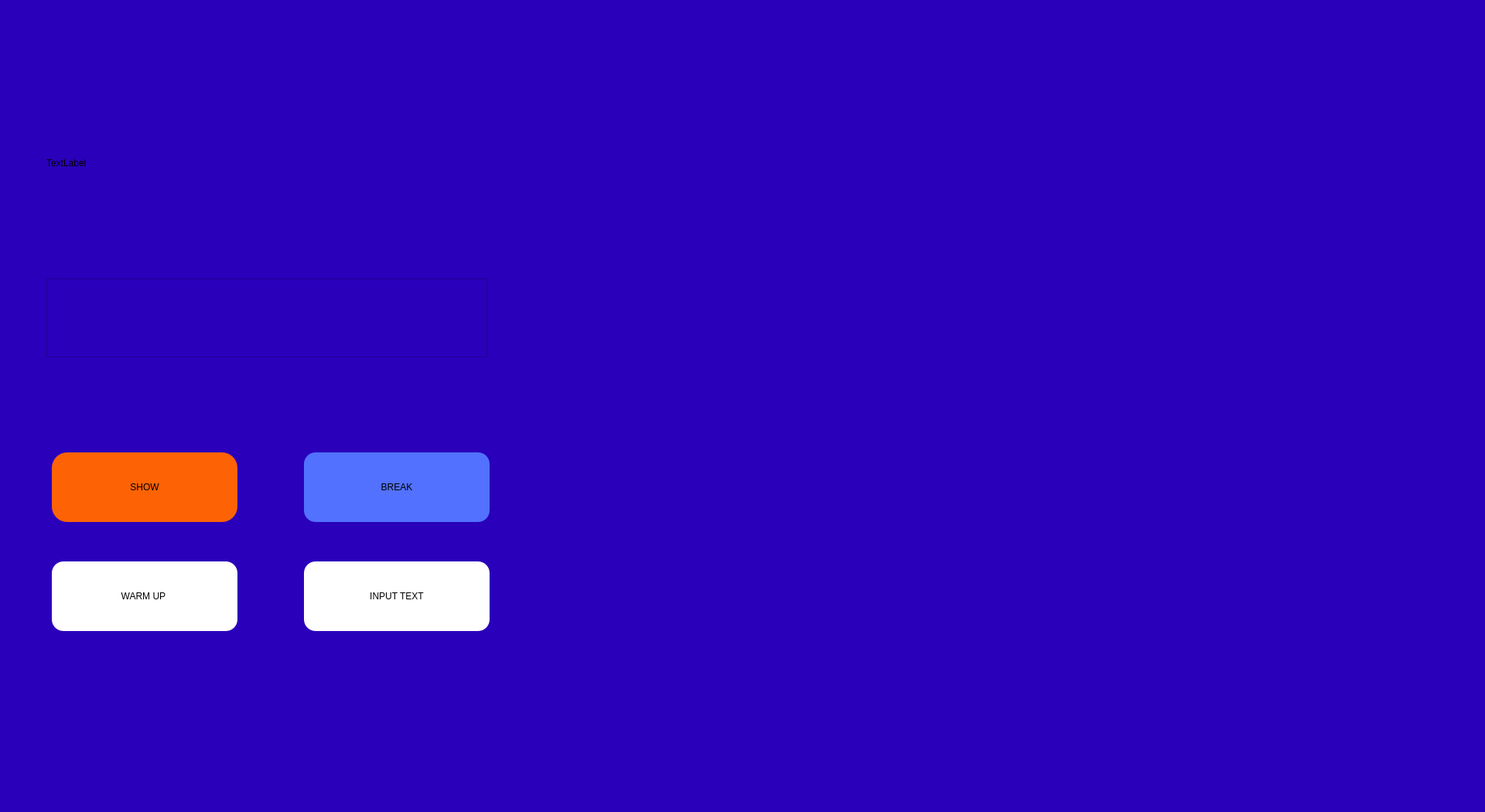
<?xml version="1.0" encoding="UTF-8"?>
<ui version="4.0">
 <class>MainWindow</class>
 <widget class="QMainWindow" name="MainWindow">
  <property name="geometry">
   <rect>
    <x>0</x>
    <y>0</y>
    <width>1920</width>
    <height>1050</height>
   </rect>
  </property>
  <property name="minimumSize">
   <size>
    <width>720</width>
    <height>480</height>
   </size>
  </property>
  <property name="maximumSize">
   <size>
    <width>1920</width>
    <height>1050</height>
   </size>
  </property>
  <property name="windowTitle">
   <string>MainWindow</string>
  </property>
  <property name="styleSheet">
   <string notr="true">background-color: #2a00bb;
</string>
  </property>
  <widget class="QWidget" name="backgroundWidget">
   <widget class="QPushButton" name="SHOW">
    <property name="geometry">
     <rect>
      <x>67</x>
      <y>585</y>
      <width>240</width>
      <height>90</height>
     </rect>
    </property>
    <property name="styleSheet">
     <string notr="true">border-radius: 20px;
background-color: #fd6304
</string>
    </property>
    <property name="text">
     <string>SHOW</string>
    </property>
   </widget>
   <widget class="QPushButton" name="Break">
    <property name="geometry">
     <rect>
      <x>393</x>
      <y>585</y>
      <width>240</width>
      <height>90</height>
     </rect>
    </property>
    <property name="styleSheet">
     <string notr="true">border-radius: 15px;
background-color: #5271fe
</string>
    </property>
    <property name="text">
     <string>BREAK</string>
    </property>
   </widget>
   <widget class="QPushButton" name="warmup">
    <property name="geometry">
     <rect>
      <x>67</x>
      <y>726</y>
      <width>240</width>
      <height>90</height>
     </rect>
    </property>
    <property name="styleSheet">
     <string notr="true">border-radius: 15px;
background-color: #5271fe;
background-color: #ffffff
</string>
    </property>
    <property name="text">
     <string>WARM UP </string>
    </property>
   </widget>
   <widget class="QPushButton" name="inputButton">
    <property name="geometry">
     <rect>
      <x>393</x>
      <y>726</y>
      <width>240</width>
      <height>90</height>
     </rect>
    </property>
    <property name="styleSheet">
     <string notr="true">border-radius: 15px;
background-color: #5271fe;
background-color: #ffffff
</string>
    </property>
    <property name="text">
     <string>INPUT TEXT</string>
    </property>
   </widget>
   <widget class="QTextEdit" name="TEXT">
    <property name="geometry">
     <rect>
      <x>60</x>
      <y>360</y>
      <width>570</width>
      <height>102</height>
     </rect>
    </property>
   </widget>
   <widget class="QLabel" name="label">
    <property name="geometry">
     <rect>
      <x>30</x>
      <y>60</y>
      <width>771</width>
      <height>921</height>
     </rect>
    </property>
    <property name="text">
     <string/>
    </property>
    <property name="pixmap">
     <pixmap>hihimain.png</pixmap>
    </property>
    <property name="scaledContents">
     <bool>true</bool>
    </property>
   </widget>
   <widget class="QLabel" name="imgLabel">
    <property name="geometry">
     <rect>
      <x>60</x>
      <y>90</y>
      <width>611</width>
      <height>241</height>
     </rect>
    </property>
    <property name="text">
     <string>TextLabel</string>
    </property>
   </widget>
   <zorder>label</zorder>
   <zorder>SHOW</zorder>
   <zorder>Break</zorder>
   <zorder>warmup</zorder>
   <zorder>inputButton</zorder>
   <zorder>TEXT</zorder>
   <zorder>imgLabel</zorder>
  </widget>
  <widget class="QMenuBar" name="menubar">
   <property name="geometry">
    <rect>
     <x>0</x>
     <y>0</y>
     <width>1920</width>
     <height>25</height>
    </rect>
   </property>
  </widget>
  <widget class="QStatusBar" name="statusbar"/>
 </widget>
 <resources/>
 <connections/>
</ui>
